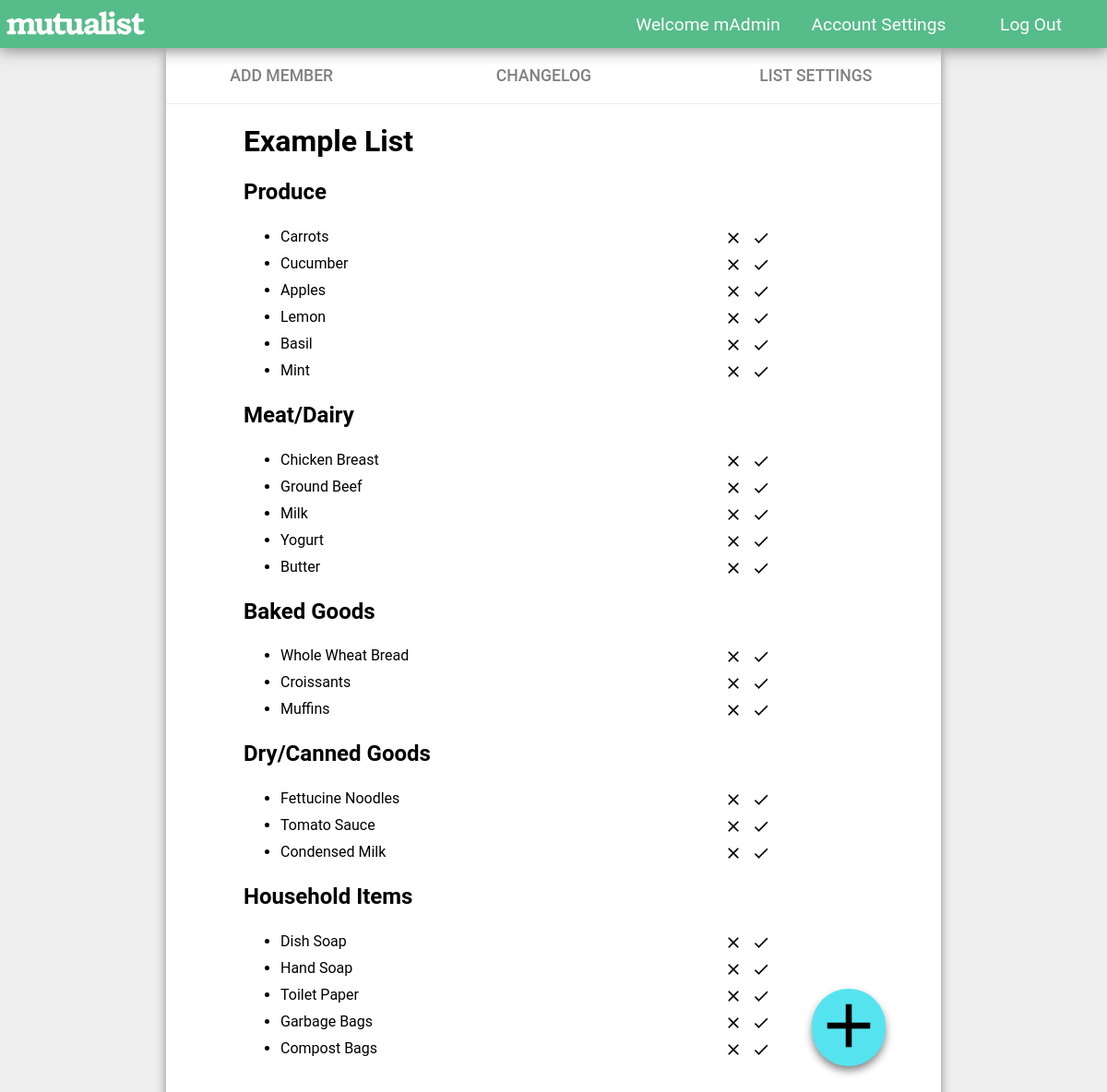
The app's page /List/list.php?list_id=1 (signed in) with its own data.
### tables this page shows
CREATE TABLE lists (
	list_id INTEGER unsigned NOT NULL auto_increment,
	admin_id INTEGER unsigned NOT NULL default 0,
	listname varchar(100) NOT NULL default '',
	listtype varchar(20) default NULL,
	PRIMARY KEY (list_id)
);

CREATE TABLE listitems (
	item_id INTEGER unsigned NOT NULL auto_increment,
	parentlist_id INTEGER unsigned NOT NULL default 0,
	user_id_add INTEGER unsigned NOT NULL default 0,
	user_id_del INTEGER unsigned default NULL,
	itemname varchar(100) NOT NULL default '',
	category varchar(100) NOT NULL default '',
	datecreate datetime default NULL,
	datedelete datetime default NULL,
	PRIMARY KEY (item_id)
);

### List/list.php (the view, shortened to what this page needs)
<?php
	$list_id = $_GET['list_id'];
	$firstname = $_SESSION['SESS_FIRST_NAME'];
	$link = mysqli_connect(DB_HOST, DB_USER, DB_PASSWORD, DB_DATABASE) or die('Cannot connect to server');
	$getCat = "SELECT * FROM categories WHERE list_id =".$list_id;
	$catresult = mysqli_query($link, $getCat);
	$categories = array();
	while($cats = mysqli_fetch_array($catresult)) {
		$categories[] = $cats['catname'];
	}
	$getList = "SELECT * FROM lists WHERE list_id = ".$list_id;
	$listresult = mysqli_query($link, $getList);
	$list = mysqli_fetch_array($listresult);
	$listName = $list['listname'];
?>
<!DOCTYPE html>
<html lang="en">
    <head>
        <link rel="stylesheet" type="text/css" href="../Style/base.css">
    </head>
    <body>
        <header>
            <ul class = "accheader">
				<li id = "hlogo"><a href="../Account/accounthome.php"><img src="../images/header_logo.png" alt="Logo"/></a></li>
				<li class = "right"><a href = "logout.php">Log Out</a></li>
				<li class = "right"><a href = "../Account/accountsettings.php">Account Settings</a></li>
				<li class = "right" id = "name"><a href = "../Account/accounthome.php">Welcome <?php echo $firstname; ?></a></li>
			</ul>
        </header>
		<div class = "outermain">
			<ul class = "listheader">
                <li><a href = "addmember.php?list_id=<?php echo $list_id; ?>">Add Member</a></li>
                <li><a href = "changelog.php?list_id=<?php echo $list_id; ?>">Changelog</a></li>
                <li><a href = "listsettings.php?list_id=<?php echo $list_id; ?>">List Settings</a></li>
            </ul>
			<div class = "innermain">
			<a href="addlistitem.php?list_id=<?php echo $list_id; ?>" class="additem"><img src="../images/add_large.png" alt="Plus Sign"></a>
			<h1><?php echo $listName; ?></h1>
			<div class = "list">
			<?php
				foreach ($categories as $title) {
					echo '<h2>'.$title.'</h2>';
					$getItems = "SELECT * FROM listitems WHERE parentlist_id='".$list_id."' AND category='".$title."'";
					$itemresult = mysqli_query($link, $getItems);
					if (mysqli_num_rows($itemresult) > 0) {
						echo '<ul>';
						while ($item = mysqli_fetch_array($itemresult)) {
							echo '<li>'.$item['itemname'].'<span class = "right">'.
								'<a href="rm_item.php?list_id='.$list_id.'&category='.$title.'&itemname='.$item["itemname"].'&type=del" >'.
								'<img src="../images/cancel_small.png" alt="Remove Item" class = "listbutton"></a>&nbsp;&nbsp;'.
								'<a href="rm_item.php?list_id='.$list_id.'&category='.$title.'&itemname='.$item["itemname"].'&type=buy" >'.
								'<img src="../images/checkmark_small.png" alt="Checkmark" class = "listbutton"></a></span></li>';
						}
						echo '</ul>';
					} else {
						echo 'No items in this category.';
					}
				}
			?>
			</div>
			</div>
		</div>
    </body>
</html>

### Style/base.css (style rules this page uses)
body { font-family: 'Roboto', sans-serif; background-color: #EEEEEE; color: black; margin: auto; }
div.outermain { position: relative; margin-top: 0; width: 70%; margin-left: 15%; margin-right: auto; background-color: white; min-height: 100vh; box-shadow: 0px 5px 10px #888888; }
div.innermain { margin-top: 52px; padding-top: 61px; padding-bottom: 50px; margin-left: 10%; margin-right: 10%; }
div.innermain a { color: black; text-decoration: none; }
img.listbutton { padding: 1px; height: 20px; width: 20px; }
ul.accheader { list-style-type: none; margin: 0; padding: 0; position: fixed; z-index: 1; top: 0; width: 100%; height: 52px; overflow: hidden; background-color: #56BC8A; box-shadow: 0 3px 15px #888888; }
ul.accheader li { display: inline; float: right; text-align: center; }
ul.accheader li a { display: block; width: 165px; height: 52px; text-decoration: none; color: white; font-size: 120%; transition: .25s; }
li.right a { padding: 15px 0 0 0; }
li#hlogo { float: left; }
#name a { padding: 15px 20px 0 15px; }
ul.listheader { list-style-type: none; margin: 0; padding: 0; position: fixed; width: 70%; height: 20px; display: table; overflow: hidden; background-color: white; }
ul.listheader li { display: table-cell; text-align: center; width: 32px; }
ul.listheader li a { display: block; padding: 20px; height: 20px; text-decoration: none; color: #808080; font-size: 1.1em; font-weight: 500; text-transform: uppercase; border-bottom-width: 1px; border-bottom-color: #EEEEEE; border-bottom-style: solid; }
span.right { float: right; height: 20px; }
div.list ul li { padding: 5px 0px; margin-right: 100px; }
a.additem { position: fixed; bottom: 5%; right: 20%; border-radius: 50px; background-color: #55E4EF; box-shadow: 0px 5px 8px #888888; }
a.additem img { width: 80px; height: 80px; }

### records on screen
lists: listname "Example List"
listitems: itemname "Carrots"
listitems: itemname "Cucumber"
listitems: itemname "Apples"
listitems: itemname "Lemon"
listitems: itemname "Basil"
listitems: itemname "Mint"
listitems: itemname "Chicken Breast"
listitems: itemname "Ground Beef"
listitems: itemname "Milk"
listitems: itemname "Yogurt"
listitems: itemname "Butter"
listitems: itemname "Whole Wheat Bread"
listitems: itemname "Croissants"
listitems: itemname "Muffins"
listitems: itemname "Fettucine Noodles"
listitems: itemname "Tomato Sauce"
listitems: itemname "Condensed Milk"
listitems: itemname "Dish Soap"
listitems: itemname "Hand Soap"
listitems: itemname "Toilet Paper"
listitems: itemname "Garbage Bags"
listitems: itemname "Compost Bags"

### other values on screen
$firstname "mAdmin"
$title "Produce"
$title "Meat/Dairy"
$title "Baked Goods"
$title "Dry/Canned Goods"
$title "Household Items"
